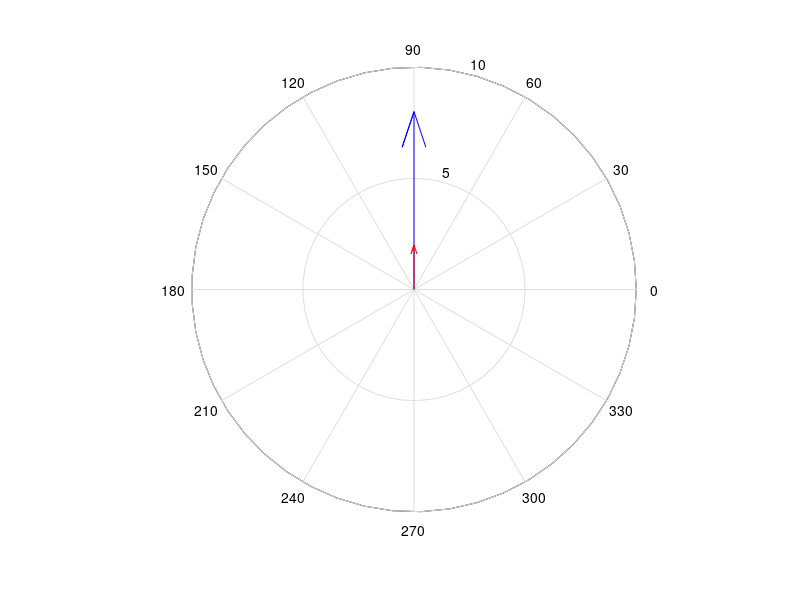

Reproduce this figure in MATLAB. (Note: this script raises an error after producing the figure.)
% Question 01
printf("\n----------------------\n");
a = [3 5 7];
b = [1 2 3];

%(a)
sum(a .* b)
printf("\n----------------------\n");
 %(b)
 cross(a,b)
printf("\n----------------------\n");

 %(c)
 (dot(a,b)/(norm(b))^2)*b

printf("\n----------------------\n");
% Question 02

% Part (i)
D=[1 2 3 4 5 4 3 2 1; 3 5 5 5 3 0 0 0 3]
x=D(1,:)
y=D(2,:)
plot(x,y)

% Part (ii)
D=[1 3 4 5 7 5 4 3 1; 4 5 7 5 4 3 1 3 4]
x=D(1,:)
y=D(2,:)
plot(x,y)

printf("\n----------------------\n");
% Question 03

A=[1 2 3 4 5 6 7; 3 5 3 6 3 5 3]
x=A(1,:)
y=A(2,:)
plot(x,y)

printf("\n----------------------\n");
%Question 04

B = [1 1 3 3 2 1 3; 2 0 0 2 3 2 2]
BD=B*3
x=B(1,:)
y=B(2,:)
x1=BD(1,:)
y1=BD(2,:)
plot(x,y,'ob-',x1,y1,'or-')

printf("\n----------------------\n");
% Question 05

z1 = 3i + 5j
z2 = 4i - 2j
compass(z1,'b')
hold on
compass(z2,'r')
hold off

printf("\n----------------------\n");
% Question 06

stringConcat = ["beautiful"; 'bird', "beautiful"]
strcat(stringConcat)

printf("\n----------------------\n");
% Question 07

university = "how are you"

printf("\n----------------------\n");
% Question 08

I = imread ("my_input_image.jpg");
imshow(I)
imwrite (I,"mySaved.jpg")